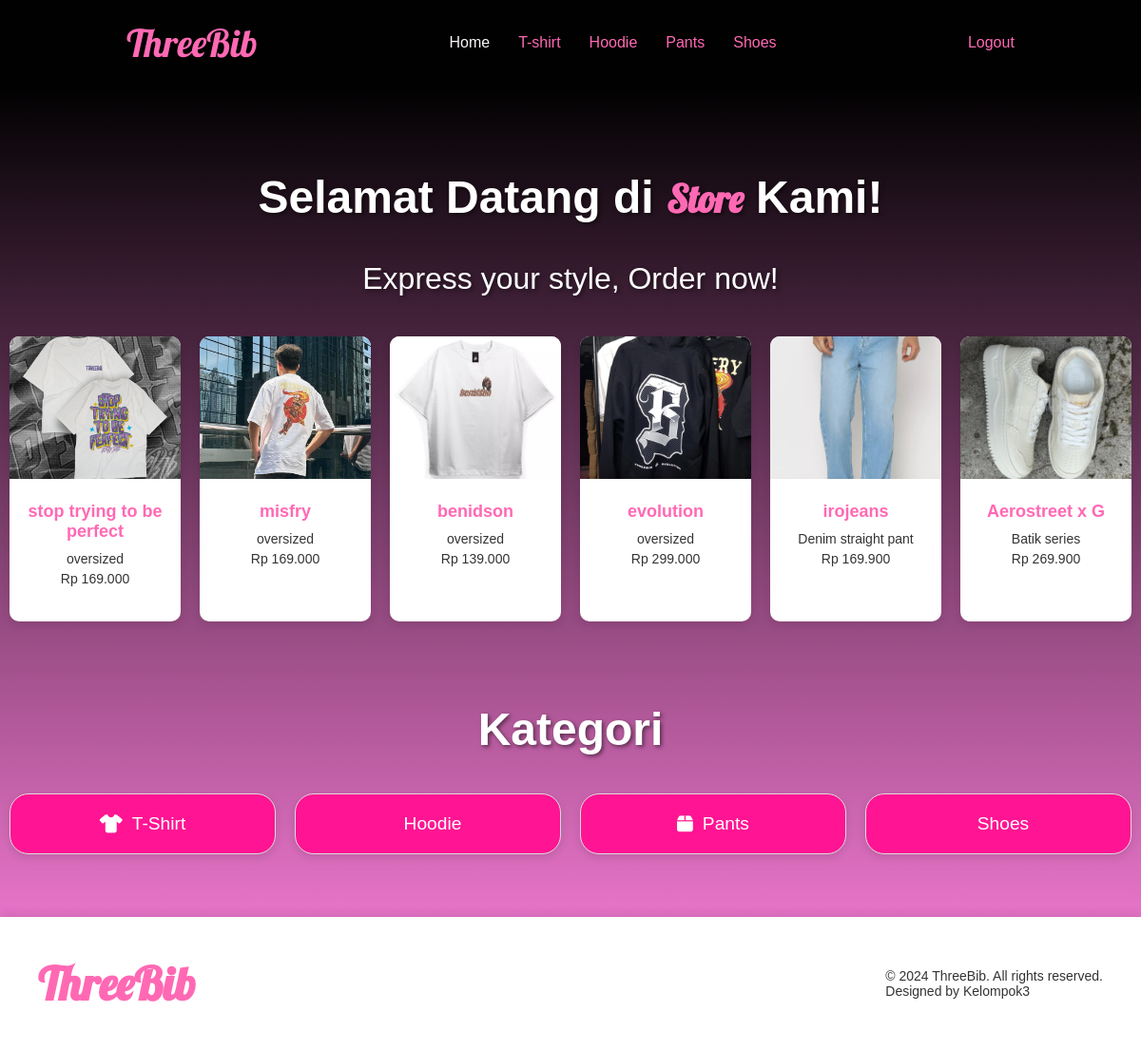
The page / on the database its author committed.
### tables this page shows
CREATE TABLE `tshirt` (
  `id` int(11) NOT NULL,
  `nama` varchar(100) NOT NULL,
  `jenis` varchar(100) NOT NULL,
  `kategori` varchar(100) NOT NULL,
  `harga` int(11) NOT NULL,
  `detail` varchar(200) NOT NULL,
  `gambar` varchar(100) NOT NULL
);

CREATE TABLE `hoodie` (
  `id` int(11) NOT NULL,
  `nama` varchar(100) NOT NULL,
  `jenis` varchar(100) NOT NULL,
  `kategori` varchar(100) NOT NULL,
  `harga` int(11) NOT NULL,
  `detail` varchar(100) NOT NULL,
  `gambar` varchar(100) NOT NULL
);

CREATE TABLE `pants` (
  `id` int(11) NOT NULL,
  `nama` varchar(100) NOT NULL,
  `jenis` varchar(100) NOT NULL,
  `kategori` varchar(100) NOT NULL,
  `harga` int(11) NOT NULL,
  `detail` varchar(200) NOT NULL,
  `gambar` varchar(100) NOT NULL
);

CREATE TABLE `shoes` (
  `id` int(11) NOT NULL,
  `nama` varchar(100) NOT NULL,
  `jenis` varchar(100) NOT NULL,
  `kategori` varchar(100) NOT NULL,
  `harga` int(11) NOT NULL,
  `detail` varchar(200) NOT NULL,
  `gambar` varchar(100) NOT NULL
);

### function.php (called while the page is built, shortened)
<?php
$conn = mysqli_connect("localhost", "root", "", "barang");
function query($query) {
    global $conn;
    $result = mysqli_query($conn, $query);
    $rows = [];
    while ($row = mysqli_fetch_assoc($result)) {
        $rows [] = $row;
    }
    return $rows;
};
?>

### index.php (the view, shortened to what this page needs)
<?php
require 'function.php';
$tables = ['tshirt', 'hoodie', 'pants', 'shoes'];
$data = [];
foreach ($tables as $table) {
    $data = array_merge($data, query("SELECT * FROM $table"));
}
$data = array_slice($data, 0, 6);
?>
<!DOCTYPE html>
<html lang="en">
<head>
    <link rel="stylesheet" type="text/css" href="css/index.css" />
</head>
<body>
    <header>
        <nav class="navbar">
            <div class="container">
                <div class="logo">
                    <a href="index.php">ThreeBib</a>
                </div>
                <div class="nav-list">
                    <ul>
                        <li><a href="index.php" class="active">Home</a></li>
                        <li><a href="produk.php?table=tshirt">T-shirt</a></li>
                        <li><a href="produk.php?table=hoodie">Hoodie</a></li>
                        <li><a href="produk.php?table=pants">Pants</a></li>
                        <li><a href="produk.php?table=shoes">Shoes</a></li>
                    </ul>
                </div>
                <div class="logout">
                    <a href="logout.php">Logout</a>
                </div>
            </div>
        </nav>
    </header>
    <main>
        <article class="home" id="home">
            <div class="container">
                <div class="title">
                    <h1>Selamat Datang di <span>Store</span> Kami!</h1>
                    <p>Express your style, Order now!</p>
                </div>
                <div class="produk">
                    <?php foreach ($data as $item): ?>
                    <div class="card"
                        onclick="openPopup('<?= htmlspecialchars($item['nama']); ?>', '<?= htmlspecialchars($item['jenis']); ?>', 'Rp <?= number_format($item['harga'], 0, ',', '.'); ?>', 'img/<?= $item['gambar']; ?>', '<?= htmlspecialchars($item['detail']); ?>')">
                        <img src="img/<?= $item['gambar']; ?>" alt="Gambar <?= htmlspecialchars($item['nama']); ?>">
                        <div class="card-content">
                            <h2><?= htmlspecialchars($item['nama']); ?></h2>
                            <p><?= htmlspecialchars($item['jenis']); ?></p>
                            <p>Rp <?= number_format($item['harga'], 0, ',', '.'); ?></p>
                        </div>
                    </div>
                    <?php endforeach; ?>
                </div>
                <div class="title">
                    <br>
                    <h1>Kategori</h1>
                </div>
                <div class="option">
                    <ul>
                        <li>
                            <a href="produk.php?table=tshirt" class="btn"><i class="fa-solid fa-shirt"
                                    style="color: #ffffff;"></i> T-Shirt</a>
                        </li>
                        <li>
                            <a href="produk.php?table=hoodie" class="btn"> Hoodie</a>
                        </li>
                        <li>
                            <a href="produk.php?table=pants" class="btn"><i class="fa-solid fa-box"
                                    style="color: #ffffff;"></i> Pants</a>
                        </li>
                        <li>
                            <a href="produk.php?table=shoes" class="btn"> Shoes</a>
                        </li>
                    </ul>
                </div>
            </div>
        </article>
    </main>
    <footer>
        <div class="container">
            <div class="footer-content">
                <div class="footer-logo">
                    <a href="index.php"><strong>ThreeBib</strong></a>
                </div>
                <div class="footer-info">
                    <p>&copy; 2024 ThreeBib. All rights reserved.</p>
                    <p>Designed by Kelompok3</p>
                </div>
            </div>
        </div>
    </footer>
</body>
</html>

### css/index.css (style rules this page uses)
body { font-family: Arial, sans-serif; background-size: cover; margin: 0; padding: 0; }
.container { max-width: 1200px; margin: 0 auto; padding: 20px; }
header { background-color: #010101; box-shadow: 0 4px 10px rgba(0, 0, 0, 0.1); }
.navbar { padding: 10px 20px; }
.navbar .container { display: flex; justify-content: space-around; align-items: center; padding: 10px 20px; }
.logo a { font-family: "Lobster", cursive; font-size: 2.5rem; color: #ff69b4; text-decoration: none; }
.nav-list ul { list-style-type: none; margin: 0; padding: 0; display: flex; }
.nav-list ul li { margin: 0 15px; }
.nav-list ul li a { text-decoration: none; color: #ff69b4; font-size: 16px; transition: color 0.3s; }
.nav-list ul li a:hover, .nav-list ul li a.active { color: #faf6f8; }
.logout a { text-decoration: none; color: #ff69b4; font-size: 16px; transition: color 0.3s; }
.home { color: #f378bf; background: linear-gradient(to bottom, #010101, rgb(232, 116, 201)); text-decoration: none; align-items: center; }
.home .container { flex-direction: row; align-items: center; justify-content: center; padding: 50px 0; }
.home .container .produk { display: flex; flex-direction: row; justify-content: space-around; align-items: center; height: 100%; width: 100%; }
span { font-family: "Lobster", cursive; font-size: 2.5rem; color: #ff69b4; text-decoration: none; }
.home .container .title { font-size: 2rem; color: white; text-shadow: 2px 2px 4px rgba(0, 0, 0, 0.5); text-align: center; }
.card { background-color: white; border-radius: 10px; box-shadow: 0 4px 10px rgba(0, 0, 0, 0.1); margin: 10px; width: 200px; height: 300px; overflow: hidden; text-align: center; transition: transform 0.3s; cursor: pointer; display: inline-block; vertical-align: top; }
.card img { width: 100%; height: 150px; object-fit: cover; }
.card-content { padding: 10px; }
.card-content h2 { font-size: 18px; color: #ff69b4; margin: 10px 0; }
.card-content p { font-size: 14px; color: #333; margin: 5px 0; }
.option { margin-top: 20px; }
.option ul { display: flex; flex-wrap: wrap; gap: 20px; justify-content: center; padding: 0; list-style: none; }
.option ul li { flex: 1 1 calc(25% - 20px); max-width: calc(25% - 20px); }
.option ul li .btn { background: #ff1493; padding: 20px 30px; border: 1px solid #ddd; border-radius: 20px; display: flex; align-items: center; justify-content: center; transition: background 0.3s, border 0.3s; text-align: center; font-size: 1.2em; color: #fff; text-decoration: none; cursor: pointer; box-shadow: 0 4px 8px rgba(0, 0, 0, 0.1); }
.option ul li .btn i { margin-right: 10px; }
footer { background-color: rgba(255, 255, 255, 0.9); padding: 20px 0; box-shadow: 0 -4px 10px rgba(0, 0, 0, 0.1); }
.footer-content { display: flex; justify-content: space-between; align-items: center; padding: 0 20px; }
.footer-logo a { font-family: "Lobster", cursive; font-size: 3rem; color: #ff69b4; text-decoration: none; }
.footer-info p { font-size: 14px; color: #333; margin: 0; }

### rows shown on the page
tshirt: gambar (picture), nama "stop trying to be perfect", jenis "oversized", harga "169.000"
tshirt: gambar (picture), nama "misfry", jenis "oversized", harga "169.000"
tshirt: gambar (picture), nama "benidson", jenis "oversized", harga "139.000"
hoodie: gambar (picture), nama "evolution", jenis "oversized", harga "299.000"
pants: gambar (picture), nama "irojeans", jenis "Denim straight pant", harga "169.900"
shoes: gambar (picture), nama "Aerostreet x G", jenis "Batik series", harga "269.900"
